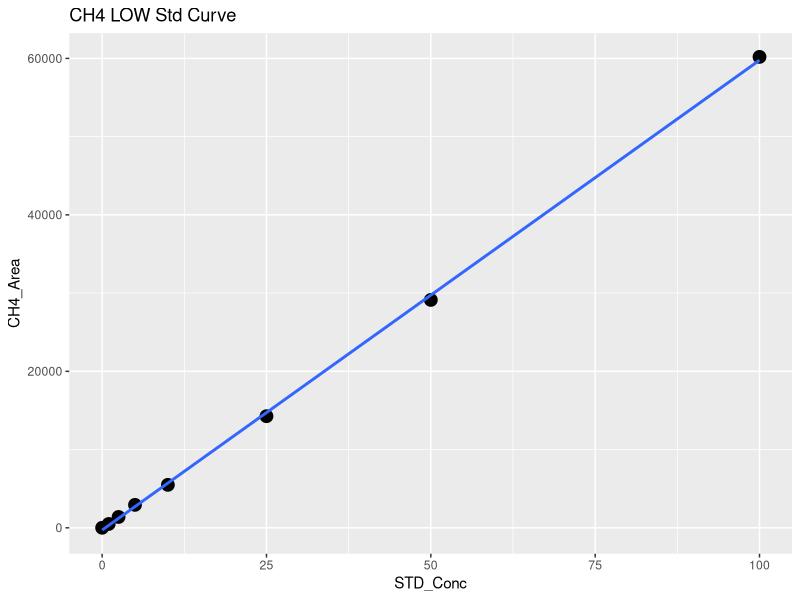
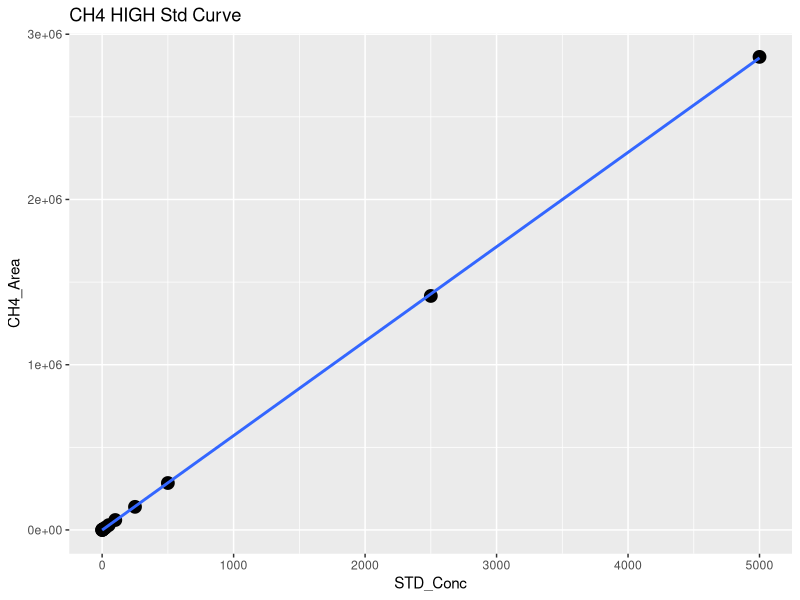
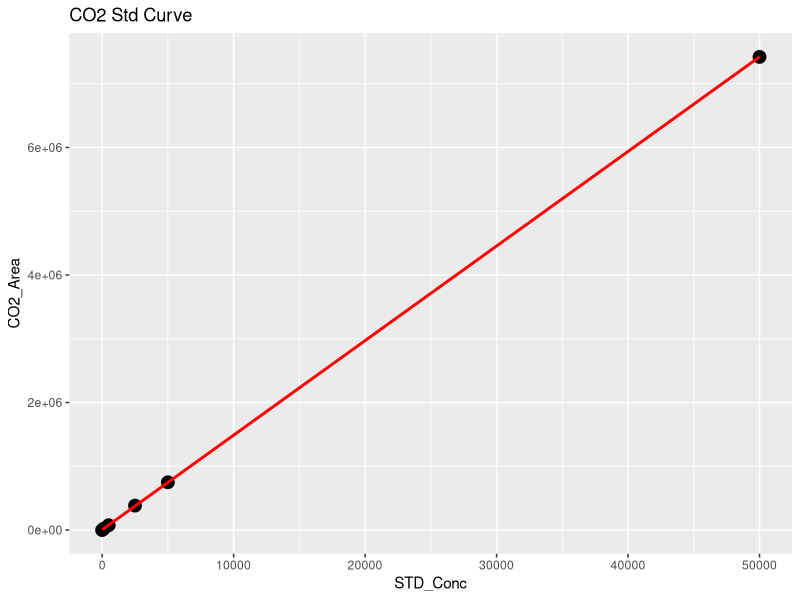
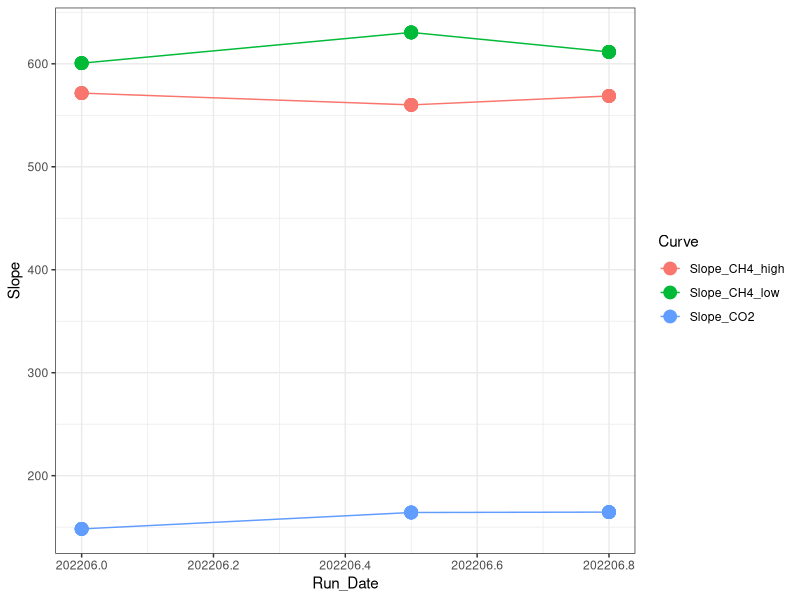

The R script that drew these images, in order: (Note: this script raises an error after producing the figures.)
## ---- chunk 1
library(dplyr)
library(ggplot2)
library(ggpubr)
library(stringr)
library(readxl)
## ---- chunk 2

#Read in Data 
raw <- read.csv("2022 Raw Data/TEMPEST_TGW_Control_202206.csv")
head(raw)

#pull out methane standards
stds_ch4 <-  raw %>%  
  filter(str_detect(Sample_Type, "STD_CH4"))
#head(stds_ch4)

#split into high curve and low curve for CH4
stds_ch4_low <- stds_ch4  %>%  
  filter(!STD_Conc > 100)

#Low curve for CH4
CH4_Low <- ggplot(stds_ch4_low, aes(STD_Conc, CH4_Area)) + geom_point(size=4) + 
  geom_smooth(method = "lm", se = FALSE) + labs(title="CH4 LOW Std Curve")
CH4_Low

CH4_Low_lm <- lm(stds_ch4_low$CH4_Area ~ stds_ch4_low$STD_Conc)
summary(CH4_Low_lm)
cf <- coef(CH4_Low_lm)

#create data frame with 1 rows and 0 columns
Slope_CH4_low <- data.frame(matrix(ncol = 0, nrow = 1))
Slope_CH4_low$Curve <- "Slope_CH4_low"
Slope_CH4_low$R2 <- summary(CH4_Low_lm)$adj.r.squared
Slope_CH4_low$Slope <- cf[2]
Slope_CH4_low$Intercept <- cf[1]
#head(Slope_CH4_low)

#High curve for CH4
CH4_High <- ggplot(stds_ch4, aes(STD_Conc, CH4_Area)) + geom_point(size=4) + 
  geom_smooth(method = "lm", se = FALSE) + labs(title="CH4 HIGH Std Curve")
CH4_High

stds_ch4_lm <- lm(stds_ch4$CH4_Area ~ stds_ch4$STD_Conc)
summary(stds_ch4_lm)
cf <- coef(stds_ch4_lm)

#create data frame with 1 rows and 0 columns
Slope_CH4_high <- data.frame(matrix(ncol = 0, nrow = 1))
Slope_CH4_high$Curve <- "Slope_CH4_high"
Slope_CH4_high$R2 <- summary(stds_ch4_lm)$adj.r.squared
Slope_CH4_high$Slope <- cf[2]
Slope_CH4_high$Intercept <- cf[1]
#head(Slope_CH4_high)

#pull out co2 standards
stds_co2 <-  raw %>%  
  filter(str_detect(Sample_Type, "STD_CO2"))
#head(stds_co2)

#CO2 Curve
CO2_stds <- ggplot(stds_co2, aes(STD_Conc, CO2_Area)) + geom_point(size=4) + 
  geom_smooth(method = "lm", se = FALSE, color="red") + labs(title="CO2 Std Curve")
CO2_stds

stds_co2_lm <- lm(stds_co2$CO2_Area ~ stds_co2$STD_Conc)
summary(stds_co2_lm)
cf <- coef(stds_co2_lm)

#create data frame with 1 rows and 0 columns
Slope_CO2 <- data.frame(matrix(ncol = 0, nrow = 1))
Slope_CO2$Curve <- "Slope_CO2"
Slope_CO2$R2 <- summary(stds_co2_lm)$adj.r.squared
Slope_CO2$Slope <- cf[2]
Slope_CO2$Intercept <- cf[1]
#head(Slope_CO2)

#pull all the slopes together into one dataframe 
Slopes <- rbind(Slope_CH4_low, Slope_CH4_high, Slope_CO2)
#head(Slopes)

Slopes$Run_Date <- c(202206, 202206, 202206)

log <- read.csv("2022 Raw Data/COMPASS_TEMPEST_Varian_TGAS_QAQC_2022.csv")
head(log)
log <- log[ ,-c(1)]
log <- rbind(log, Slopes)

Slopes_chk <- ggplot(log, aes(Run_Date, Slope, col=Curve)) + geom_point(size=4) + geom_line() + theme_bw()
Slopes_chk

write.csv(log, "2022 Raw Data/COMPASS_TEMPEST_Varian_TGAS_QAQC_2022.csv")
## ---- chunk 3
#head(raw)

#pull out methane standards
Samples <-  raw %>%  
  filter(!str_detect(Sample_Type, "STD_CH4")) %>%  
  filter(!str_detect(Sample_Type, "STD_CO2")) %>%  
  filter(!str_detect(Sample_Type, "Blank")) %>%  
  filter(!str_detect(Sample_Type, "Chk_STD")) %>%  
   filter(!str_detect(Sample_Type, "CHKSTD")) %>%
  filter(!str_detect(Sample_Type, "CHK_STD")) %>%
  filter(!str_detect(Sample_Type, "NA"))
#head(Samples)

#Now flag any areas that are above the 100ppm area for CH4
Samples$CH4_Curve <- ifelse(Samples$CH4_Area >71000, "High", "Low")
#head(Samples)

#Calculate CH4 concentrations in ppm
Samples$CH4_Conc_ppm <- ifelse(Samples$CH4_Area >71000, (Samples$CH4_Area-Slope_CH4_high$Intercept)/Slope_CH4_high$Slope,                                       (Samples$CH4_Area-Slope_CH4_low$Intercept)/Slope_CH4_low$Slope )

#Calculate CO2 concentrations in ppm 
Samples$CO2_Conc_ppm <- ((Samples$CO2_Area-Slope_CO2$Intercept)/Slope_CO2$Slope) 

#head(Samples)

##########make flags for any dilutions needed 
#highest CH4 standard = 10000
#highest CO2 standard = 50000

Samples$CH4_Flag <- ifelse(Samples$CH4_Conc_ppm >10000, "Needs Dilution", "Within Range")
Samples$CO2_Flag <- ifelse(Samples$CO2_Conc_ppm >50000, "Needs Dilution", "Within Range")
#head(Samples)

## ---- chunk 4

chks <-  raw %>%  
  filter(!str_detect(Sample_Type, "STD_CH4")) %>%  
  filter(!str_detect(Sample_Type, "STD_CO2")) %>%  
  filter(!str_detect(Sample_Type, "Blank")) %>%  
  filter(!str_detect(Sample_Type, "Unknown")) %>%  
  filter(!str_detect(Sample_Type, "NA"))
#head(chks)

#Calculate CH4 concentrations in ppm
chks$CH4_Conc_ppm <- ifelse(chks$CH4_Area >71000, 
                      (chks$CH4_Area-Slope_CH4_high$Intercept)/Slope_CH4_high$Slope,                                       (chks$CH4_Area-Slope_CH4_low$Intercept)/Slope_CH4_low$Slope )

#Calculate CO2 concentrations in ppm 
chks$CO2_Conc_ppm <- ((chks$CO2_Area-Slope_CO2$Intercept)/Slope_CO2$Slope)



#change this if check standard concentrations are different 
level_ch4 <- 5      #ppm
level_co2 <- 1000   #ppm

#calculate percent difference of check standards 
chks$Ch4_diff <- ((chks$CH4_Conc_ppm - level_ch4)/((chks$CH4_Conc_ppm + level_ch4)/2)) * 100
chks$CH4_diff_flag <-  ifelse(chks$Ch4_diff <10, 'YES', 'NO, rerun')

chks$CO2_diff <- ((chks$CO2_Conc_ppm - level_co2)/((chks$CO2_Conc_ppm + level_co2)/2)) * 100
chks$CO2_diff_flag <-  ifelse(chks$CO2_diff <10, 'YES', 'NO, rerun')

#now plot the Ch4 concentrations and the CO2 concentrations vs. the expected concentration 
#then also make the color the percent difference between the expected and observed concentration 

ch4_chk <-  ggplot(data = chks, aes(x = Sample_ID, y = CH4_Conc_ppm, fill=CH4_diff_flag)) +
       geom_bar(stat = 'identity') + 
        scale_fill_manual(values=c("darkgrey","darkgreen" ))+ 
        theme_classic() + labs(x= " ", y="CH4  (ppm)", title="Check Stds: CH4") + 
        theme(legend.position="bottom") +  geom_hline(yintercept=level_ch4, linetype="dashed", 
                color = "black", size=1)


co2_chk <-  ggplot(data = chks, aes(x = Sample_ID, y = CO2_Conc_ppm, fill=CO2_diff_flag)) +
       geom_bar(stat = 'identity') + 
        scale_fill_manual(values=c("darkgreen", "darkgrey"))+
        theme_classic() + labs(x= " ", y="CO2  (ppm)", title="Check Stds: CO2") + 
        theme(legend.position="bottom") +  geom_hline(yintercept=level_co2, linetype="dashed", 
                color = "black", size=1)

ggarrange(ch4_chk, co2_chk, nrow=1, ncol=2)


## ---- chunk 5

#multiply the concentration by the dilution factor
Samples$CH4_Conc_ppm_dilcorr <- (Samples$CH4_Conc_ppm * Samples$Dilution_Factor)

Samples$CO2_Conc_ppm_dilcorr <- (Samples$CO2_Conc_ppm * Samples$Dilution_Factor)

#check results
#head(Samples)

#quick first look at the samples 
ch4_samples <-  ggplot(data = Samples, aes(x = Sample_ID, y = CH4_Conc_ppm, fill=CH4_Flag)) +
       geom_bar(stat = 'identity') + 
        scale_fill_manual(values=c("red", "darkgreen"))+
        theme_classic() + labs(x= " ", y="CH4 (ppm)", title="CH4: Green = Within Range") + 
        theme(legend.position="none") 


co2_samples <-  ggplot(data = Samples, aes(x = Sample_ID, y = CO2_Conc_ppm, fill=CO2_Flag)) +
       geom_bar(stat = 'identity') + 
        scale_fill_manual(values=c( "darkgreen", "red"))+
        theme_classic() + labs(x= " ", y="CO2 (ppm)", title="CO2: Green = Within Range") + 
        theme(legend.position="none") 

ggarrange(ch4_samples, co2_samples, nrow=1, ncol=2)


## ---- chunk 6
#check results
#head(Samples)

#pull out what we need 
Samples1 <- Samples[ ,c(1:3,6:18,22:23, 27:30)]
#head(Samples1)

write.csv(Samples1, "2022 Processed Data/COMPASS_TEMPEST_TGW_202206_Control_Processed.csv")
